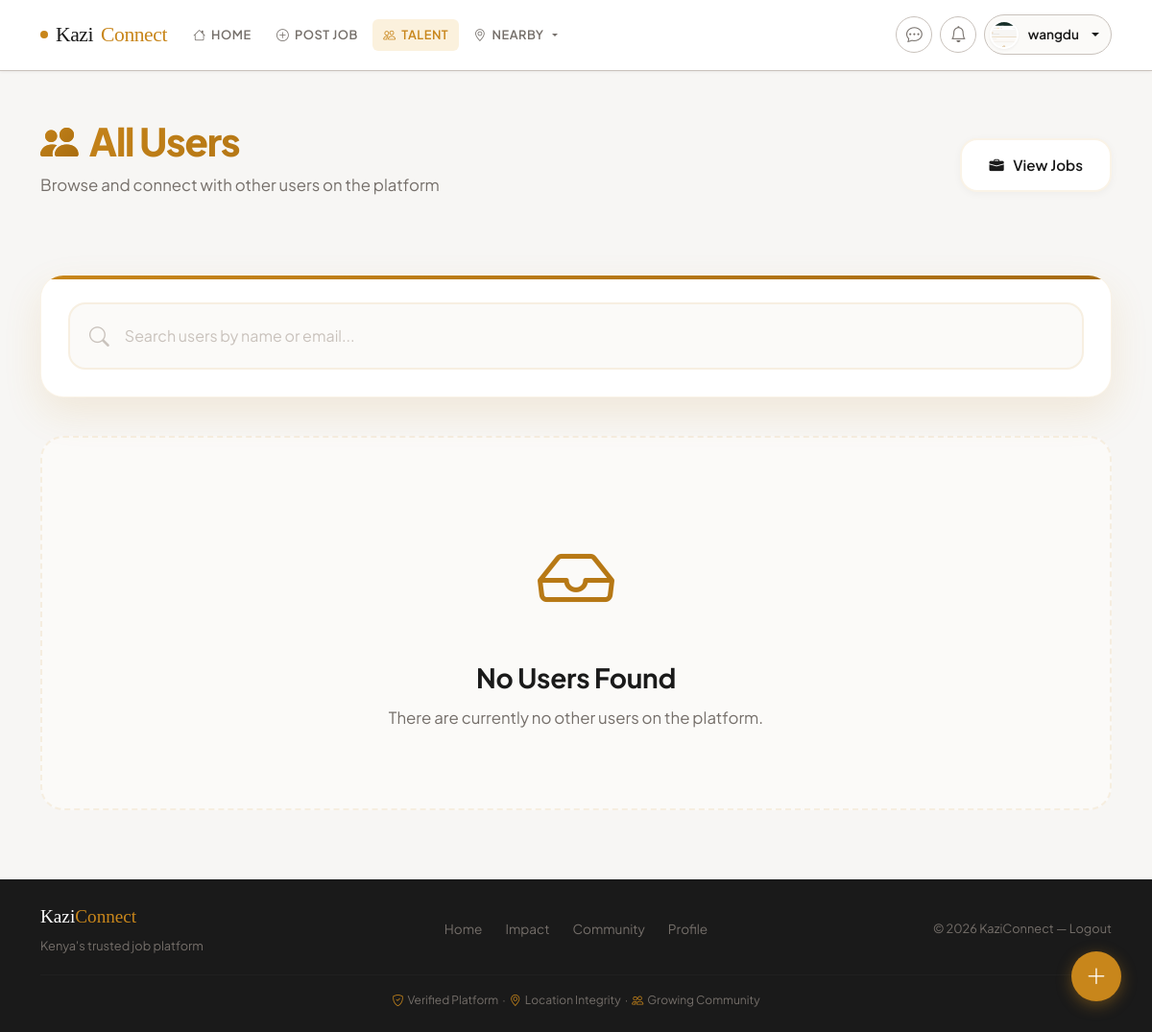
The app's page /users/all (signed in) with its own data.
### app.py (models this page shows, shortened)
class User(UserMixin, db.Model):
    __tablename__ = 'user'
    id = db.Column(db.Integer, primary_key=True)
    username = db.Column(db.String(80), unique=True, nullable=True, index=True)
    email = db.Column(db.String(120), unique=True, nullable=False, index=True)
    password_hash = db.Column(db.String(255), nullable=False)
    role = db.Column(db.String(20), nullable=False, default='worker', index=True)  # 'worker' or 'recruiter'
    phone_number = db.Column(db.String(30))
    national_id = db.Column(db.String(50))
    certificate_of_good_conduct = db.Column(db.String(255))
    profile_picture = db.Column(db.String(255))
    location = db.Column(db.String(100))
    latitude = db.Column(db.Float, nullable=True)
    longitude = db.Column(db.Float, nullable=True)
    work_type = db.Column(db.String(100))
    profile_completed = db.Column(db.Boolean, default=False)
    created_at = db.Column(db.DateTime, default=lambda: datetime.now(timezone.utc))
    real_ip = db.Column(db.String(45), nullable=True)  # IPv6 can be up to 45 chars
    real_latitude = db.Column(db.Float, nullable=True)
    real_longitude = db.Column(db.Float, nullable=True)
    real_city = db.Column(db.String(100), nullable=True)
    real_country = db.Column(db.String(100), nullable=True)
    real_region = db.Column(db.String(100), nullable=True)
    location_discrepancy = db.Column(db.Boolean, default=False)  # Flag if custom location differs from real
    location_verified_at = db.Column(db.DateTime, nullable=True)
    suspension_end_date = db.Column(db.DateTime, nullable=True)  # Track when suspension ends
    suspension_reason = db.Column(db.String(255), nullable=True)
    suspension_duration = db.Column(db.String(20), nullable=True)  # 'hour', 'day', 'week', 'month', 'year', 'custom'
    is_admin = db.Column(db.Boolean, default=False)
    suspended = db.Column(db.Boolean, default=False)
    burned = db.Column(db.Boolean, default=False)  # Permanently banned
    warnings_count = db.Column(db.Integer, default=0)
    jobs_posted = db.relationship('Job', backref='poster', lazy=True, cascade='all, delete-orphan')
    applications = db.relationship('JobApplication', backref='applicant', lazy=True, cascade='all, delete-orphan')
    notifications = db.relationship('Notification', backref='user', lazy=True, cascade='all, delete-orphan')
    sent_messages = db.relationship('Message', foreign_keys='Message.sender_id', backref='sender', lazy='dynamic', cascade='all, delete-orphan')
    received_messages = db.relationship('Message', foreign_keys='Message.recipient_id', backref='recipient', lazy='dynamic', cascade='all, delete-orphan')
    def is_recruiter(self):
        return self.role == 'recruiter'

### app.py (the view, shortened to what this page needs)
@app.route('/users/all')
@login_required
def all_users():
    users = User.query.filter(
        User.id != current_user.id
    ).order_by(User.username.asc()).all()
    results = []
    return render_template('users_all.html', users=results)

### app.py (called while the page is built)
@app.context_processor
def inject_template_helpers():
    return {
        "now": lambda: datetime.utcnow(),
        "csrf_token": generate_csrf,
        "sanitize": sanitize_html
    }

@app.context_processor
def inject_template_helpers():
    return {
        "now": lambda: datetime.now(timezone.utc),
        "csrf_token": generate_csrf,
        "sanitize": sanitize_html
    }

@login_manager.user_loader
def load_user(user_id):
    try:
        return db.session.get(User, int(user_id))
    except (ValueError, TypeError):
        return None

### templates/users_all.html (shortened to what this page needs)
{% extends 'base.html' %}
{% block content %}
<div class="users-page-header">
  <div class="header-content">
    <div class="header-left">
      <h1>
        <i class="bi bi-people-fill"></i>
        All Users
      </h1>
      <p class="header-subtitle">Browse and connect with other users on the platform</p>
    </div>
    <div>
      <a href="{{ url_for('index') }}" class="btn-header-action">
        <i class="bi bi-briefcase-fill"></i>
        View Jobs
      </a>
    </div>
  </div>
</div>
<div class="search-card">
  <div class="search-wrapper">
    <i class="bi bi-search search-icon"></i>
    <input type="text"
           class="search-input"
           id="userSearch"
           placeholder="Search users by name or email...">
  </div>
</div>
<div class="users-grid" id="usersContainer">
  {% for user in users %}
  <div class="user-card-modern user-card" data-username="{{ user.username }}" data-job="{{ user.job_title }}">
    <div class="user-card-gradient"></div>
    <div class="user-card-body">
      <div class="card-avatar-wrapper">
        {% if user.profile_picture %}
          <img src="{{ url_for('uploaded_file', filename=user.profile_picture) }}"
               alt="{{ user.username }}"
               class="card-avatar">
        {% else %}
          <div class="card-avatar-placeholder">
            <i class="bi bi-person-fill"></i>
          </div>
        {% endif %}
      </div>
      <h3 class="user-name">{{ user.username }}</h3>
      <div class="user-job-title">
        <i class="bi bi-briefcase-fill"></i>
        <span>{{ user.job_title }}</span>
      </div>
      {% if user.job_id %}
        <div class="job-media-wrapper" data-job-id="{{ user.job_id }}" aria-hidden="true">
        </div>
      {% endif %}
      <div class="user-actions">
        <a href="{{ url_for('profile', user_id=user.id) }}"
           class="btn-user-action btn-user-primary">
          <i class="bi bi-person-fill"></i>
          View Profile
        </a>
        {% if user.job_id %}
          <a href="{{ url_for('index') }}"
             class="btn-user-action btn-user-success">
            <i class="bi bi-eye-fill"></i>
            View Jobs
          </a>
        {% endif %}
        <a href="{{ url_for('messages_conversation', other_id=user.id) }}"
           class="btn-user-action btn-user-warning">
          <i class="bi bi-chat-dots-fill"></i>
          Send Message
        </a>
      </div>
    </div>
  </div>
  {% else %}
  <div class="empty-state">
    <div class="empty-state-icon">
      <i class="bi bi-inbox"></i>
    </div>
    <h2 class="empty-state-title">No Users Found</h2>
    <p class="empty-state-text">There are currently no other users on the platform.</p>
  </div>
  {% endfor %}
</div>
{% if current_user.is_authenticated and current_user.is_recruiter() %}
  <a href="{{ url_for('post_job') }}" class="fab-post-job" title="Post a Job">
    <i class="bi bi-plus-lg"></i>
  </a>
{% endif %}
{% endblock %}

### templates/base.html (shortened to what this page needs)
<!doctype html>
<html lang="en">
  <head>
    <link href="https://cdn.jsdelivr.net/npm/bootstrap@5.3.2/dist/css/bootstrap.min.css" rel="stylesheet">
    <link href="https://cdn.jsdelivr.net/npm/bootstrap-icons@1.11.3/font/bootstrap-icons.css" rel="stylesheet">
    <link rel="stylesheet" href="{{ url_for('static', filename='styles.css') }}">
  </head>
  <body class="d-flex flex-column min-vh-100">
    <nav class="navbar navbar-expand-lg">
      <div class="container">
        <a class="navbar-brand" href="{{ url_for('index') }}">
          <span class="brand-dot"></span>
          Kazi<span>Connect</span>
        </a>
        <div class="collapse navbar-collapse" id="navMain">
          <ul class="navbar-nav me-auto mb-2 mb-lg-0 gap-1">
            <li class="nav-item">
              <a class="nav-link {% if request.endpoint == 'index' %}active{% endif %}"
                 href="{{ url_for('index') }}">
                <i class="bi bi-house"></i> Home
              </a>
            </li>
            {% if current_user.is_authenticated %}
              <li class="nav-item">
                <a class="nav-link {% if request.endpoint == 'post_job' %}active{% endif %}"
                   href="{{ url_for('post_job') }}">
                  <i class="bi bi-plus-circle"></i> Post Job
                </a>
              </li>
              <li class="nav-item">
                <a class="nav-link {% if request.endpoint == 'all_users' %}active{% endif %}"
                   href="{{ url_for('all_users') }}">
                  <i class="bi bi-people"></i> Talent
                </a>
              </li>
              <li class="nav-item dropdown">
                <a class="nav-link dropdown-toggle" href="#" role="button"
                   data-bs-toggle="dropdown" aria-expanded="false">
                  <i class="bi bi-geo-alt"></i> Nearby
                </a>
              </li>
            {% endif %}
          </ul>
          <ul class="navbar-nav mb-2 mb-lg-0 align-items-center gap-2">
            {% if current_user.is_authenticated %}
              <li class="nav-item">
                <a class="icon-btn" href="{{ url_for('messages_list') }}" title="Messages">
                  <i class="bi bi-chat-dots"></i>
                </a>
              </li>
              <li class="nav-item dropdown">
                <a class="icon-btn" href="#" role="button" id="notifBellToggle"
                   data-bs-toggle="dropdown" aria-expanded="false" title="Notifications">
                  <i class="bi bi-bell"></i>
                </a>
              </li>
              <li class="nav-item dropdown">
                <a class="user-profile-pill dropdown-toggle" href="#" role="button"
                   data-bs-toggle="dropdown" aria-expanded="false">
                  {% if current_user.profile_picture %}
                    <img src="{{ url_for('uploaded_file', filename=current_user.profile_picture) }}"
                         alt="Profile" class="user-avatar">
                  {% else %}
                    <div class="user-avatar-placeholder">
                      {{ (current_user.username or current_user.email)[0].upper() }}
                    </div>
                  {% endif %}
                  <span class="d-none d-sm-inline">
                    {{ current_user.username or current_user.email.split('@')[0] }}
                  </span>
                </a>
              </li>
            {% endif %}
          </ul>
        </div>
      </div>
    </nav>
    <main class="container flex-grow-1 py-4">
      {% block content %}{% endblock %}
    </main>
    <footer class="mt-auto py-4">
      <div class="container">
        <div class="row align-items-center g-3">
          <div class="col-md-4">
            <div class="footer-brand">Kazi<span>Connect</span></div>
            <p class="mt-1 mb-0" style="font-size:.8rem; color:var(--stone);">
              Kenya's trusted job platform
            </p>
          </div>
          <div class="col-md-4 text-center">
            <div style="display:flex; justify-content:center; gap:1.5rem; font-size:.85rem;">
              <a href="{{ url_for('index') }}">Home</a>
              <a href="{{ url_for('program_impact') }}">Impact</a>
              {% if current_user.is_authenticated %}
                <a href="{{ url_for('all_users') }}">Community</a>
                <a href="{{ url_for('profile') }}">Profile</a>
              {% else %}
                <a href="{{ url_for('login') }}">Login</a>
                <a href="{{ url_for('register') }}">Register</a>
              {% endif %}
            </div>
          </div>
          <div class="col-md-4 text-md-end" style="font-size:.8rem; color:var(--stone);">
            &copy; {{ now().year }} KaziConnect &mdash;
            {% if current_user.is_authenticated %}
              <a href="{{ url_for('logout') }}">Logout</a>
            {% else %}
              All rights reserved
            {% endif %}
          </div>
        </div>
        <hr style="border-color:rgba(255,255,255,.1); margin:1.25rem 0 1rem;">
        <div class="text-center" style="font-size:.75rem; color:var(--stone);">
          <i class="bi bi-shield-check me-1" style="color:var(--clay);"></i>Verified Platform &nbsp;·&nbsp;
          <i class="bi bi-geo-alt me-1" style="color:var(--clay);"></i>Location Integrity &nbsp;·&nbsp;
          <i class="bi bi-people me-1" style="color:var(--clay);"></i>Growing Community
        </div>
      </div>
    </footer>
  </body>
</html>

### records on screen
User: profile_picture (picture), username "wangdu"
